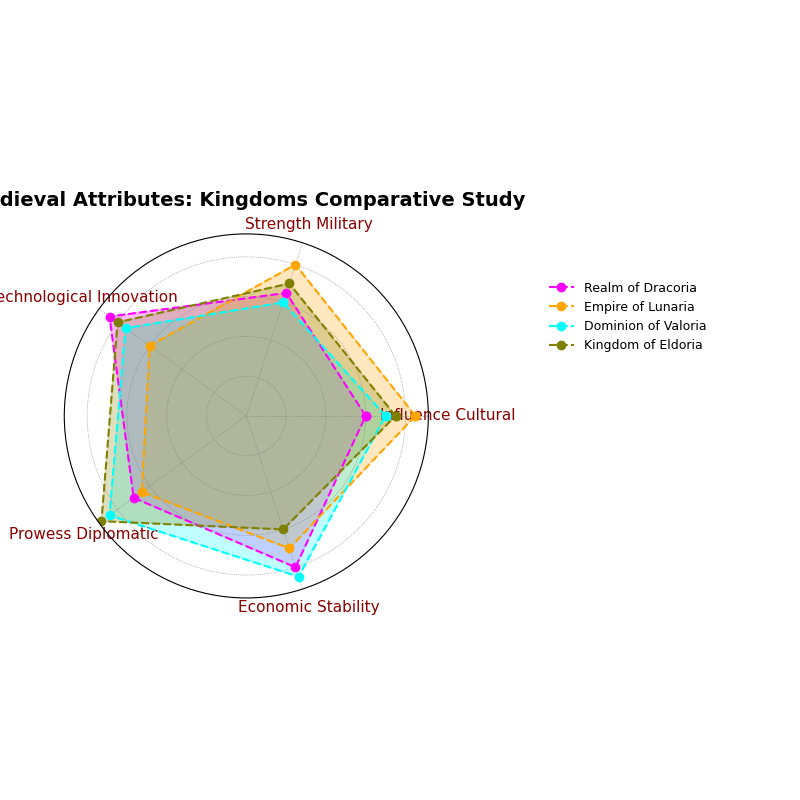

The script that drew this image:
import matplotlib.pyplot as plt
import numpy as np
from math import pi

attributes = ['Influence Cultural', 'Strength Military', 'Technological Innovation', 
              'Prowess Diplomatic', 'Economic Stability']

eldoria_stats = [60, 65, 85, 70, 80]
dracoria_stats = [85, 80, 60, 65, 70]
lunaria_stats = [70, 60, 75, 85, 85]
valoria_stats = [75, 70, 80, 90, 60]

data = [eldoria_stats, dracoria_stats, lunaria_stats, valoria_stats]
kingdoms = ['Realm of Dracoria', 'Empire of Lunaria', 'Dominion of Valoria', 'Kingdom of Eldoria']

colors = ['fuchsia', 'orange', 'cyan', 'olive']

num_vars = len(attributes)
angles = np.linspace(0, 2 * np.pi, num_vars, endpoint=False).tolist()
angles += angles[:1]

def create_radar_chart(ax, data, color, label):
    data += data[:1]
    ax.plot(angles, data, color=color, linewidth=1.5, linestyle='--', marker='o', label=label)
    ax.fill(angles, data, color=color, alpha=0.25)  # Increased alpha for filled-area effect

fig, ax = plt.subplots(figsize=(8, 8), subplot_kw=dict(polar=True))

for i in range(len(kingdoms)):
    create_radar_chart(ax, data[i], colors[i], kingdoms[i])

ax.set_yticklabels([])
ax.set_xticks(angles[:-1])
ax.set_xticklabels(attributes, fontsize=11, color='darkred')
plt.title('Medieval Attributes: Kingdoms Comparative Study', size=14, weight='bold', pad=20)

ax.legend(loc='upper left', bbox_to_anchor=(1.3, 0.9), fontsize=9, frameon=False)
ax.grid(color='grey', linestyle=':', linewidth=0.5)

plt.tight_layout()
plt.show()
